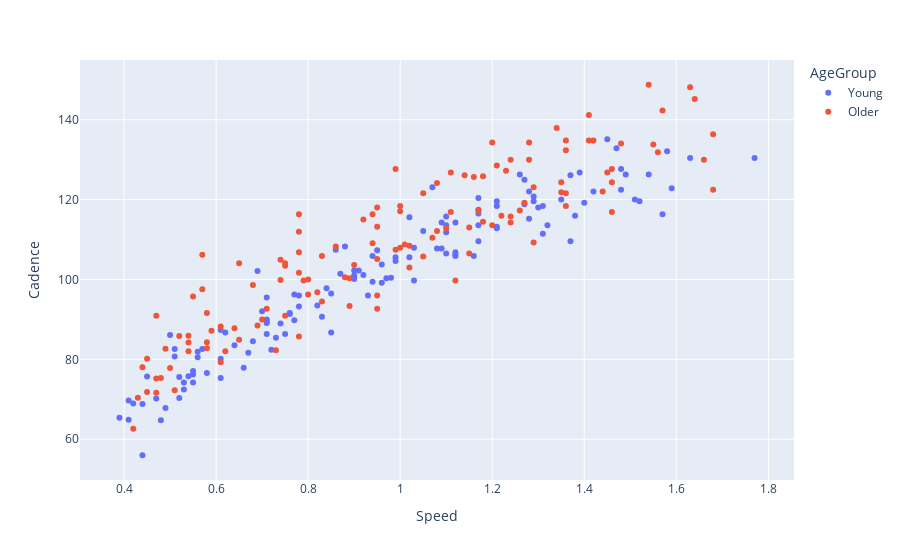

Notebook code for this chart:
### Markdown cell above
### Cadence

### Code cell
plots(df, x='Speed', y='Cadence')

### Figure 1 — Plotly figure (JSON) as saved in the notebook; plotly's stock layout.template omitted (floating-point values rounded to 4 significant figures; data arrays with more than 128 entries replaced by an {"elided": "..."} marker saying what was removed)
{"data": [{"customdata": {"elided": "132x3 float values"}, "hovertemplate": "AgeGroup=Young<br>Speed=%{x}<br>Cadence=%{y}<br>Subject=%{customdata[0]}<br>StepLength=%{customdata[1]}<br>SpeedComf=%{customdata[2]}<extra></extra>", "legendgroup": "Young", "marker": {"color": "#636efa", "symbol": "circle"}, "mode": "markers", "name": "Young", "orientation": "v", "showlegend": true, "type": "scatter", "x": {"elided": "132 float values"}, "xaxis": "x", "y": {"elided": "132 float values"}, "yaxis": "y"}, {"customdata": {"elided": "126x3 float values"}, "hovertemplate": "AgeGroup=Older<br>Speed=%{x}<br>Cadence=%{y}<br>Subject=%{customdata[0]}<br>StepLength=%{customdata[1]}<br>SpeedComf=%{customdata[2]}<extra></extra>", "legendgroup": "Older", "marker": {"color": "#EF553B", "symbol": "circle"}, "mode": "markers", "name": "Older", "orientation": "v", "showlegend": true, "type": "scatter", "x": [0.47, 0.64, 0.82, 0.99, 1.17, 1.35, 0.55, 0.75, 0.95, 1.16, 1.36, 1.57, 0.57, 0.78, 0.99, 1.2, 1.41, 1.63, 0.57, 0.78, 1.0, 1.21, 1.42, 1.64, 0.43, 0.59, 0.75, 0.92, 1.08, 1.24, 0.45, 0.61, 0.78, 0.95, 1.11, 1.28, 0.54, 0.75, 0.95, 1.15, 1.36, 1.56, 0.51, 0.7, 0.89, 1.08, 1.27, 1.46, 0.42, 0.48, 0.73, 0.89, 1.05, 1.2, 0.52, 0.71, 0.9, 1.1, 1.29, 1.48, 0.58, 0.8, 1.02, 1.24, 1.46, 1.68, 0.58, 0.8, 1.02, 1.24, 1.46, 1.68, 0.54, 0.74, 0.94, 1.14, 1.34, 1.54, 0.58, 0.79, 1.01, 1.22, 1.44, 1.66, 0.47, 0.65, 0.83, 1.0, 1.18, 1.36, 0.45, 0.62, 0.78, 0.95, 1.12, 1.29, 0.44, 0.61, 0.78, 0.94, 1.11, 1.28, 0.47, 0.65, 0.83, 1.0, 1.18, 1.36, 0.54, 0.74, 0.95, 1.15, 1.35, 1.55, 0.5, 0.69, 0.88, 1.07, 1.26, 1.45, 0.49, 0.68, 0.86, 1.05, 1.23, 1.41], "xaxis": "x", "y": [75.24, 87.8, 96.77, 107.5, 117.3, 124.4, 95.74, 104.0, 118.0, 125.7, 134.8, 142.3, 106.2, 116.3, 127.7, 134.3, 141.2, 148.1, 97.56, 112.0, 118.4, 128.6, 134.8, 145.2, 70.38, 87.17, 103.4, 115.0, 124.1, 130.0, 80.18, 79.3, 101.7, 113.2, 126.8, 134.3, 82.0, 90.91, 96.0, 106.5, 118.4, 131.9, 72.29, 90.0, 100.3, 112.1, 119.2, 127.7, 62.61, 75.31, 82.29, 93.39, 105.7, 113.6, 85.82, 92.66, 103.6, 112.9, 123.1, 134.1, 91.6, 100.0, 108.4, 114.3, 124.4, 136.4, 82.76, 96.26, 103.0, 115.8, 116.9, 122.4, 85.92, 105.0, 116.3, 126.1, 137.9, 148.8, 84.31, 99.72, 108.8, 115.9, 122.0, 130.0, 71.64, 84.91, 94.49, 107.9, 114.5, 121.6, 71.86, 82.0, 85.71, 92.66, 99.72, 109.3, 78.01, 88.24, 106.8, 109.1, 116.9, 130.0, 90.91, 104.0, 105.9, 117.1, 125.9, 132.4, 84.21, 99.86, 105.1, 113.0, 121.8, 133.8, 77.84, 88.45, 100.6, 110.4, 117.3, 126.8, 82.66, 98.63, 108.3, 121.6, 127.2, 134.8], "yaxis": "y"}], "layout": {"legend": {"title": {"text": "AgeGroup"}, "tracegroupgap": 0}, "margin": {"t": 60}, "xaxis": {"anchor": "y", "domain": [0, 1], "title": {"text": "Speed"}}, "yaxis": {"anchor": "x", "domain": [0, 1], "title": {"text": "Cadence"}}}}
